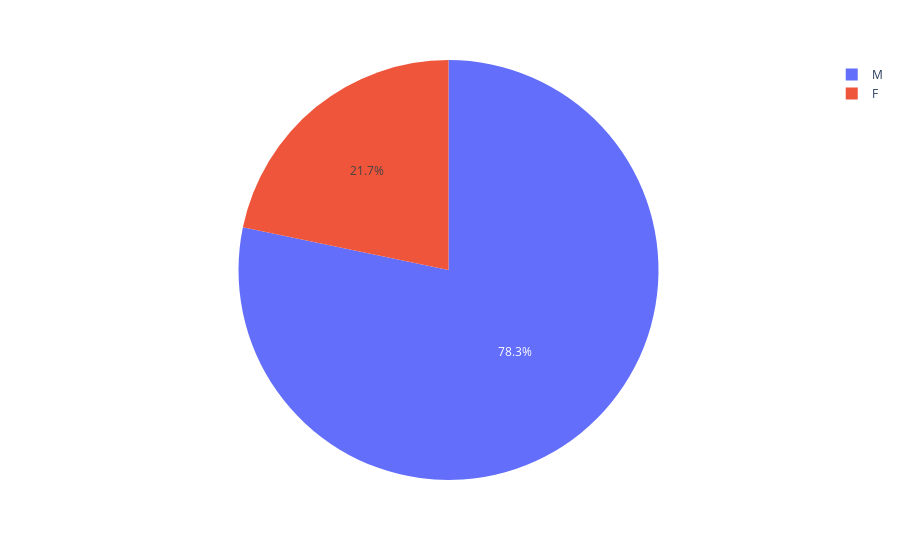

Source (notebook cell):
### Code cell
fig_pie.show()

### Figure 1 — Plotly figure (JSON) as saved in the notebook; plotly's stock layout.template omitted (floating-point values rounded to 4 significant figures)
{"data": [{"domain": {"x": [0, 1], "y": [0, 1]}, "hovertemplate": "Gender=%{label}<extra></extra>", "labels": ["M", "M", "M", "M", "M", "M", "F", "M", "M", "F", "M", "M", "M", "M", "M", "F", "M", "M", "M", "M", "M", "M", "M", "M", "M", "M", "M", "M", "M", "M", "M", "M", "M", "F", "F", "M", "M", "M", "M", "M", "M", "M", "F", "M", "M", "F", "M", "M", "M", "M", "F", "M", "F", "F", "M", "F", "M", "M", "M", "M", "F", "F", "M", "F", "M", "F", "M", "M", "M", "M", "M", "M", "M", "M", "F", "M", "M", "M", "M", "M", "F", "M", "F", "M", "M", "M", "M", "M", "F", "F", "M", "M"], "legendgroup": "", "name": "", "showlegend": true, "type": "pie"}], "layout": {"legend": {"tracegroupgap": 0}, "margin": {"t": 60}}}
